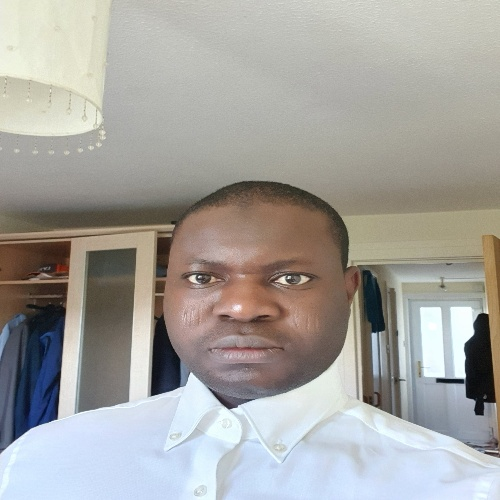
#> input picture Images/image021.jpg, 500 x 500 px
$ python Basic_OpenCVC_functions_CV.py   (older library calls are emulated)
#> lines starting #> are read from the running program, lines starting #| are printed output that depends on the picture; after the words box and inside, x2 and y2 are one past the last pixel; in counts of white or black regions, pixels touching at a corner belong together

import cv2
import numpy as np

#load image
img = cv2.imread("Images/image021.jpg")   #queryImage
#> img is the input picture: shape (500, 500, 3); mean B, G, R 158.8, 162.9, 164.8
cv2.imwrite("Results/RGB_images.jpg", img)

#**************** convert the image to grayscale ********************
# convert RGB image to grayscale
imgGray = cv2.cvtColor(img, cv2.COLOR_RGB2GRAY)

# Display grayscale imagecd
cv2.imshow("Grayscale image", imgGray)

# Save the reuslt to Results folder
cv2.imwrite("Results/GraySca_image.jpg", imgGray)


#**************** Image Blurring ********************
# Apply Gaussian blur
imgBlurred = cv2.GaussianBlur(img, (11, 11), 0)

# Display the blurred image
cv2.imshow("Blurred image", imgBlurred)

# Save the reuslt
cv2.imwrite("Results/Blurred_image.jpg", imgBlurred)


#**************** Image Resizing ********************
# Resize the image
imgResized = cv2.resize(img, (320, 320))

#Print original image size
print(img.shape)
#| (500, 500, 3)

#Print resized image size
print(imgResized.shape)
#| (320, 320, 3)

# Display the resized image
cv2.imshow("Resized image", imgResized)

# Save the reuslt
cv2.imwrite("Results/Resized_image.jpg", imgResized)


#**************** Image Cropping ********************
# Crop the image
imgCropped = img[180:450,50:450]

# Display the resized image
cv2.imshow("Cropped image", imgCropped)

# Save the reuslt
cv2.imwrite("Results/Cropped_image.jpg", imgCropped)


#**************** Image Rotation ********************
#Get image height and width
(h, w) = img.shape[:2]
#> h = 500; w = 500

#Compute the center of the image
center = (w/2, h/2)
#> center = (250, 250)

# perform image rotation
mg = cv2.getRotationMatrix2D(center, 45, 1.0)
rotated_image = cv2.warpAffine(img, mg, (w, h))

# Display the rotated image
cv2.imshow("Rotated image", rotated_image)

# Save the reuslt
cv2.imwrite("Results/Rotated_image.jpg", rotated_image)


#**************** Image Thresholding ********************
#Set threshold
threshold_lower = 110
threshold_upper = 225

# Apply image thresholding
reth, thresh = cv2.threshold(imgGray, threshold_lower, threshold_upper, cv2.THRESH_BINARY)
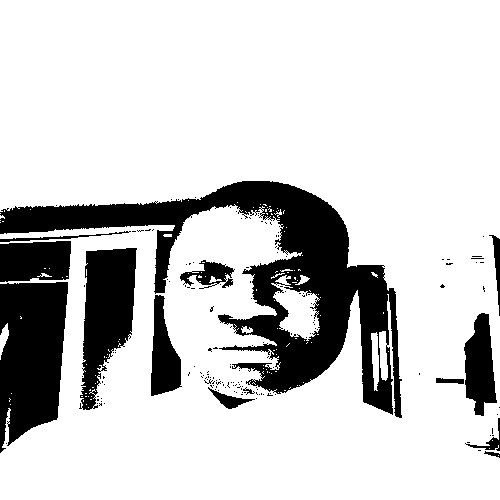
#> thresh: shape (500, 500); values 0 (black) and 225 (white), 80.3% white; 165 black regions (151 under 20 px), largest, box (x1, y1, x2, y2) and area: (0, 181, 402, 418) 25236, (0, 282, 68, 453) 9008, (79, 248, 137, 410) 5789
#> reth = 110

# Display the threshold image
cv2.imshow("Thresholded image", thresh)
# Save the reuslt
cv2.imwrite("Results/Thresholded_image.jpg", thresh)


#**************** Edge Detection ********************
# Apply canny edge detection on grayscale image
CamyEdges = cv2.Canny(imgGray, 30, 100)
#> CamyEdges: shape (500, 500); 6.6% white in thin lines or dots

# Display the edge
cv2.imshow("Detected Edge", CamyEdges)

# Save the reuslt
cv2.imwrite("Results/Edge_detection Image.jpg", CamyEdges)


#**************** Image Filtering ********************
# Create a kernel
Kernel = np.ones((5,5), np.float32)/25

# Apply the kernel to the image
filteredImage = cv2.filter2D(img, -1, Kernel)

# Display the edge
cv2.imshow("Filtered Image", filteredImage)

# Save the reuslt
cv2.imwrite("Results/Filtered_Image.jpg", filteredImage)


#**************** Feature Matching ********************
# Read second image for matching
img1 = cv2.imread("Images/image015.jpg")   #matchingImage
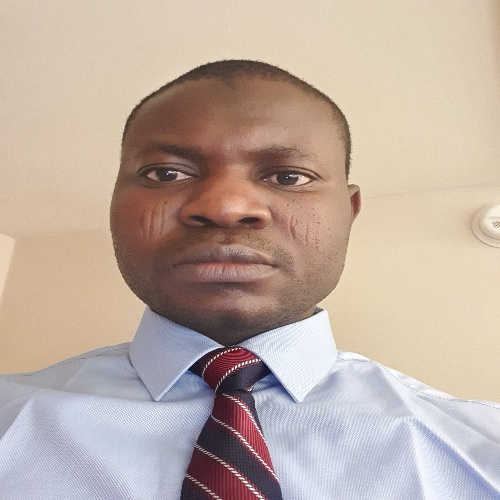
#> input picture Images/image015.jpg, 500 x 500 px
#> img1 is the input picture: shape (500, 500, 3); mean B, G, R 162.2, 172.9, 190.5

# initilise ORB detector
orb = cv2.ORB_create()

# Determine the keypoints and descriptors with ORB
kp1, desc1 = orb.detectAndCompute(img, None)
#> kp1 = 500 keypoints; strongest (x, y, size): (464, 377, 31), (285, 279, 31), (288, 277, 31), (152, 388, 92.6)
kp2, desc2 = orb.detectAndCompute(img1, None)
#> kp2 = 500 keypoints; strongest (x, y, size): (235, 368, 31), (238, 365, 31), (243, 363, 31), (232, 368, 31)

# Create BFMatcher object
bf = cv2.BFMatcher(cv2.NORM_HAMMING, crossCheck=True)

# Match descriptor
matches = bf.match(desc1,desc2)
#> matches = 116 matches

#sort in the order of their distance
matches = sorted(matches, key = lambda x:x.distance)

#Draw first 10 matches
img2 = cv2.drawMatches(img, kp1, img1, kp2, matches[:0], None, flags=2)


# Display the edge
cv2.imshow("Feature Matching", img2)

# Save the reuslt
cv2.imwrite("Results/Feature_Matching.jpg", img2)


#**************** Image dilation and Erosion ********************
# dilation and erosion are morphological operation that are useful in removing noise such as small
# holes or black sport from binary image

# Apply image thresholding
threshold_lower = 75
threshold_upper = 100


#Define the structuring element
kernel = np.ones((5,5), np.uint8)

# perform dialation on Can
dialated_image = cv2.dilate(CamyEdges, kernel, iterations=1)
#> dialated_image: shape (500, 500); 27.6% white; 15 white regions, largest, box (x1, y1, x2, y2) and area: (0, 178, 500, 500) 63477, (0, 0, 114, 155) 3837, (79, 13, 100, 80) 551

# perform erosion
eroded_image = cv2.erode(dialated_image, kernel, iterations=1)
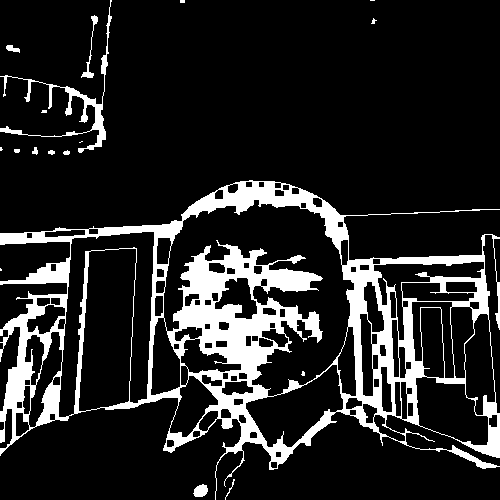
#> eroded_image: shape (500, 500); 14.9% white; 18 white regions (8 under 20 px), largest, box (x1, y1, x2, y2) and area: (0, 180, 500, 500) 35036, (0, 0, 112, 153) 1480, (81, 15, 98, 78) 175

# Display the dialated and eroded image
cv2.imshow("Dialated image", dialated_image)
cv2.imshow("Eroded image", eroded_image)

# Save the reuslt
cv2.imwrite("Results/dialated_image.jpg", dialated_image)
cv2.imwrite("Results/eroded_image.jpg", eroded_image)


#**************** Image Pyramids ********************
# image pyramids fnd application in up or down image scaling, blending,
# reconstruction and texture synthesis.

#create Gaussian pyramid
Mg = img.copy()
mgs = [Mg]
for i in range(8):
    Mg = cv2.pyrDown(Mg)
    mgs.append(Mg)
#> after the loop, mgs = 9 items

# Display the image in the Gaussian pyramid
for i in range(4):
    cv2.imshow("Gaussian pyramind Level" + str(i), mgs[i])


#**************** Image Gradients ********************
# Image gradients are useful for the edges image highlighting

#Calculates the x and y gradients using Sobel operator
gradX = cv2.Sobel(imgGray, cv2.CV_64F, 1, 0, ksize=5)
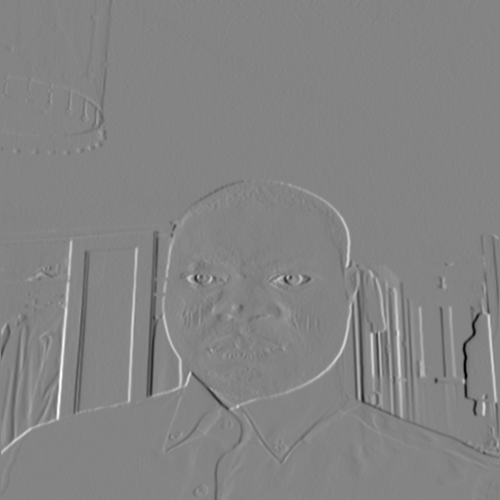
#> gradX: shape (500, 500) float64; min -10071, max 9344, mean -1.9; drawn with min black and max white
gradY = cv2.Sobel(imgGray, cv2.CV_64F, 1, 0, ksize=5)

# Display the x and y gradients
cv2.imshow("gradients X", gradX)
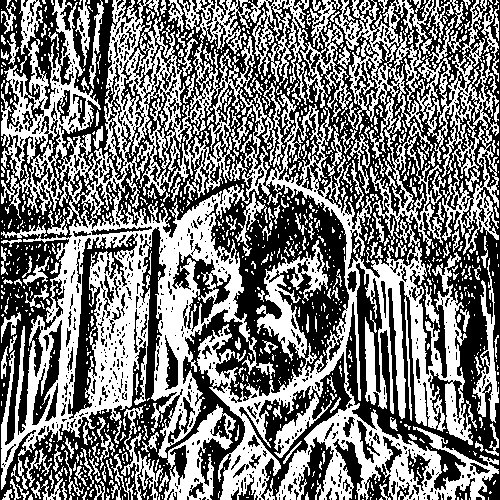
#> window 'gradients X': shape (500, 500); 48% white; 1113 white regions (896 under 20 px), largest, box (x1, y1, x2, y2) and area: (1, 0, 499, 500) 86744, (417, 0, 499, 255) 6010, (164, 404, 236, 500) 2396
cv2.imshow("gradients Y", gradY)

# Save the reuslt
cv2.imwrite("Results/X_Gradient_Image.jpg", gradX)
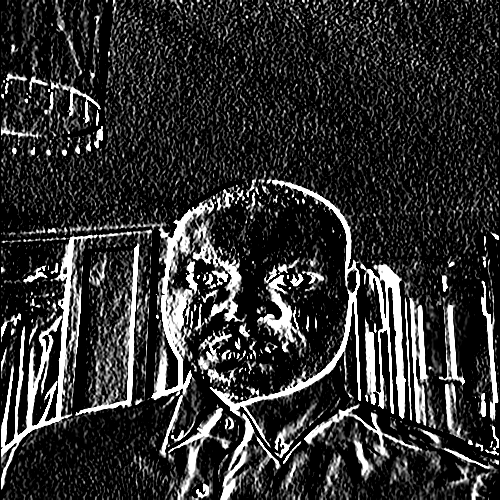
#> saved as X_Gradient_Image.jpg: shape (500, 500); min 0, max 255, mean 48.6
cv2.imwrite("Results/Y_Gradient_Image.jpg", gradY)


#**************** Histogram Equalization ********************
# Histogram equalization is useful for improving the contrast of the images

#Apply histogram equalization
his_equalised = cv2.equalizeHist(imgGray)
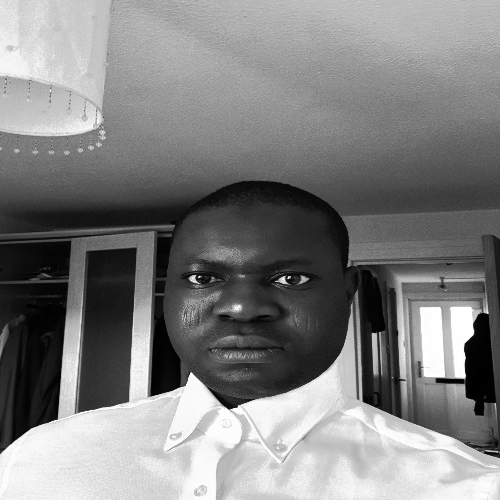
#> his_equalised: shape (500, 500); min 0, max 255, mean 128.3

# Display equalised image
cv2.imshow("Equalised Image", his_equalised)

# Save the reuslt
cv2.imwrite("Results/Equalised_Image.jpg", his_equalised)


cv2.waitKey(0)
cv2.destroyAllWindows()
